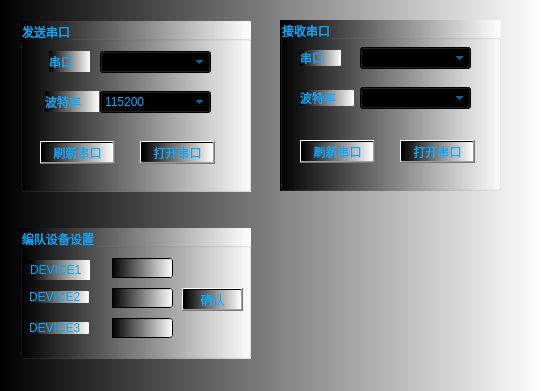
<?xml version="1.0" encoding="UTF-8"?>
<ui version="4.0">
 <class>MySerialPort</class>
 <widget class="QWidget" name="MySerialPort">
  <property name="geometry">
   <rect>
    <x>0</x>
    <y>0</y>
    <width>543</width>
    <height>391</height>
   </rect>
  </property>
  <property name="windowTitle">
   <string>Form</string>
  </property>
  <property name="styleSheet">
   <string notr="true">background-color: rgb(151, 156, 255);
color: rgb(0, 170, 255);
background-color: qlineargradient(spread:pad, x1:0, y1:0, x2:1, y2:0, stop:0 rgba(0, 0, 0, 255), stop:1 rgba(255, 255, 255, 255));</string>
  </property>
  <widget class="QGroupBox" name="groupBox">
   <property name="geometry">
    <rect>
     <x>20</x>
     <y>228</y>
     <width>231</width>
     <height>131</height>
    </rect>
   </property>
   <property name="title">
    <string>编队设备设置</string>
   </property>
   <widget class="QLabel" name="label">
    <property name="geometry">
     <rect>
      <x>10</x>
      <y>32</y>
      <width>60</width>
      <height>20</height>
     </rect>
    </property>
    <property name="text">
     <string>DEVICE1</string>
    </property>
   </widget>
   <widget class="QLabel" name="label_2">
    <property name="geometry">
     <rect>
      <x>9</x>
      <y>63</y>
      <width>60</width>
      <height>12</height>
     </rect>
    </property>
    <property name="text">
     <string>DEVICE2</string>
    </property>
   </widget>
   <widget class="QLabel" name="label_3">
    <property name="geometry">
     <rect>
      <x>9</x>
      <y>94</y>
      <width>60</width>
      <height>12</height>
     </rect>
    </property>
    <property name="text">
     <string>DEVICE3</string>
    </property>
   </widget>
   <widget class="QLineEdit" name="device1_LineEdit">
    <property name="geometry">
     <rect>
      <x>92</x>
      <y>30</y>
      <width>61</width>
      <height>20</height>
     </rect>
    </property>
   </widget>
   <widget class="QLineEdit" name="device2_Lineedit">
    <property name="geometry">
     <rect>
      <x>92</x>
      <y>60</y>
      <width>61</width>
      <height>20</height>
     </rect>
    </property>
   </widget>
   <widget class="QLineEdit" name="device3_LineEdit">
    <property name="geometry">
     <rect>
      <x>92</x>
      <y>90</y>
      <width>61</width>
      <height>20</height>
     </rect>
    </property>
   </widget>
   <widget class="QPushButton" name="deviceSet_Btn">
    <property name="geometry">
     <rect>
      <x>162</x>
      <y>60</y>
      <width>61</width>
      <height>23</height>
     </rect>
    </property>
    <property name="text">
     <string>确认</string>
    </property>
   </widget>
  </widget>
  <widget class="QGroupBox" name="groupBox_2">
   <property name="geometry">
    <rect>
     <x>20</x>
     <y>21</y>
     <width>231</width>
     <height>171</height>
    </rect>
   </property>
   <property name="styleSheet">
    <string notr="true"/>
   </property>
   <property name="title">
    <string>发送串口</string>
   </property>
   <widget class="QComboBox" name="SerialPort_ComboBox">
    <property name="geometry">
     <rect>
      <x>80</x>
      <y>30</y>
      <width>111</width>
      <height>22</height>
     </rect>
    </property>
   </widget>
   <widget class="QComboBox" name="baud_SerialPort">
    <property name="geometry">
     <rect>
      <x>80</x>
      <y>70</y>
      <width>111</width>
      <height>22</height>
     </rect>
    </property>
    <item>
     <property name="text">
      <string>115200</string>
     </property>
    </item>
    <item>
     <property name="text">
      <string>9600</string>
     </property>
    </item>
   </widget>
   <widget class="QPushButton" name="flushSerial_Btn">
    <property name="geometry">
     <rect>
      <x>20</x>
      <y>120</y>
      <width>75</width>
      <height>23</height>
     </rect>
    </property>
    <property name="text">
     <string>刷新串口</string>
    </property>
   </widget>
   <widget class="QPushButton" name="openSerialPort_Btn">
    <property name="geometry">
     <rect>
      <x>120</x>
      <y>120</y>
      <width>75</width>
      <height>23</height>
     </rect>
    </property>
    <property name="text">
     <string>打开串口</string>
    </property>
   </widget>
   <widget class="QLabel" name="label_4">
    <property name="geometry">
     <rect>
      <x>29</x>
      <y>30</y>
      <width>41</width>
      <height>21</height>
     </rect>
    </property>
    <property name="text">
     <string>串口</string>
    </property>
   </widget>
   <widget class="QLabel" name="label_5">
    <property name="geometry">
     <rect>
      <x>25</x>
      <y>70</y>
      <width>54</width>
      <height>21</height>
     </rect>
    </property>
    <property name="text">
     <string>波特率</string>
    </property>
   </widget>
  </widget>
  <widget class="QGroupBox" name="groupBox_3">
   <property name="geometry">
    <rect>
     <x>280</x>
     <y>20</y>
     <width>221</width>
     <height>171</height>
    </rect>
   </property>
   <property name="title">
    <string>接收串口</string>
   </property>
   <widget class="QLabel" name="label_6">
    <property name="geometry">
     <rect>
      <x>20</x>
      <y>30</y>
      <width>41</width>
      <height>16</height>
     </rect>
    </property>
    <property name="text">
     <string>串口</string>
    </property>
   </widget>
   <widget class="QLabel" name="label_7">
    <property name="geometry">
     <rect>
      <x>20</x>
      <y>70</y>
      <width>54</width>
      <height>16</height>
     </rect>
    </property>
    <property name="text">
     <string>波特率</string>
    </property>
   </widget>
   <widget class="QComboBox" name="receiveSerialPort_ComboBox">
    <property name="geometry">
     <rect>
      <x>80</x>
      <y>27</y>
      <width>111</width>
      <height>22</height>
     </rect>
    </property>
   </widget>
   <widget class="QComboBox" name="baudReceiveSeriaolport_ComboBox">
    <property name="geometry">
     <rect>
      <x>80</x>
      <y>67</y>
      <width>111</width>
      <height>22</height>
     </rect>
    </property>
   </widget>
   <widget class="QPushButton" name="flushReceiveSerialPort_Btn">
    <property name="geometry">
     <rect>
      <x>20</x>
      <y>120</y>
      <width>75</width>
      <height>23</height>
     </rect>
    </property>
    <property name="text">
     <string>刷新串口</string>
    </property>
   </widget>
   <widget class="QPushButton" name="openReceiveSerialPort_Btn">
    <property name="geometry">
     <rect>
      <x>120</x>
      <y>120</y>
      <width>75</width>
      <height>23</height>
     </rect>
    </property>
    <property name="text">
     <string>打开串口</string>
    </property>
   </widget>
  </widget>
 </widget>
 <resources/>
 <connections/>
</ui>
